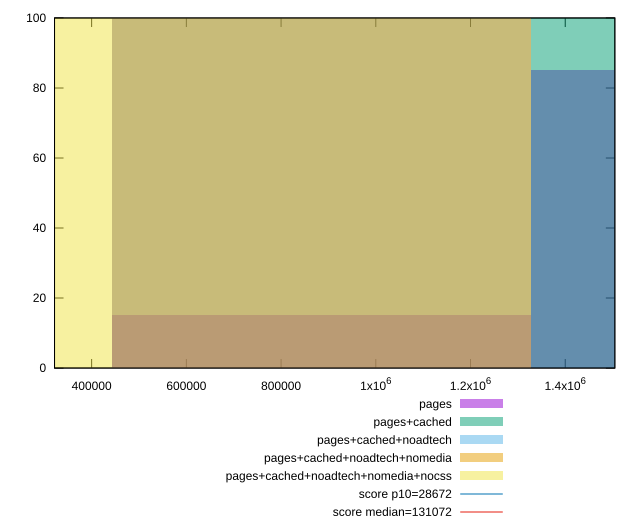

The gnuplot source for this figure:
reset

$pages <<EOF
1769790.2772806995 85
884895.1386403497 15
EOF

$pagesCached <<EOF
1769790.2772806995 100
EOF

$pagesCachedNoadtech <<EOF
884895.1386403497 100
EOF

$pagesCachedNoadtechNomedia <<EOF
884895.1386403497 100
EOF

$pagesCachedNoadtechNomediaNocss <<EOF
0 100
EOF

set key outside below
set boxwidth 884895.1386403497
set xrange [321661.56666666665:1504716.0866207012]
set yrange [0:100]
set trange [0:100]
set style fill transparent solid 0.5 noborder

set parametric
set terminal svg size 640, 530 enhanced background rgb 'white'
set output "report_00015_2021-02-09T16-11-33.973Z/uses-long-cache-ttl/comparison/histogram/all_raw.svg"

plot $pages title "pages" with boxes, \
     $pagesCached title "pages+cached" with boxes, \
     $pagesCachedNoadtech title "pages+cached+noadtech" with boxes, \
     $pagesCachedNoadtechNomedia title "pages+cached+noadtech+nomedia" with boxes, \
     $pagesCachedNoadtechNomediaNocss title "pages+cached+noadtech+nomedia+nocss" with boxes, \
     28672,t title "score p10=28672", \
     131072,t title "score median=131072"

reset
